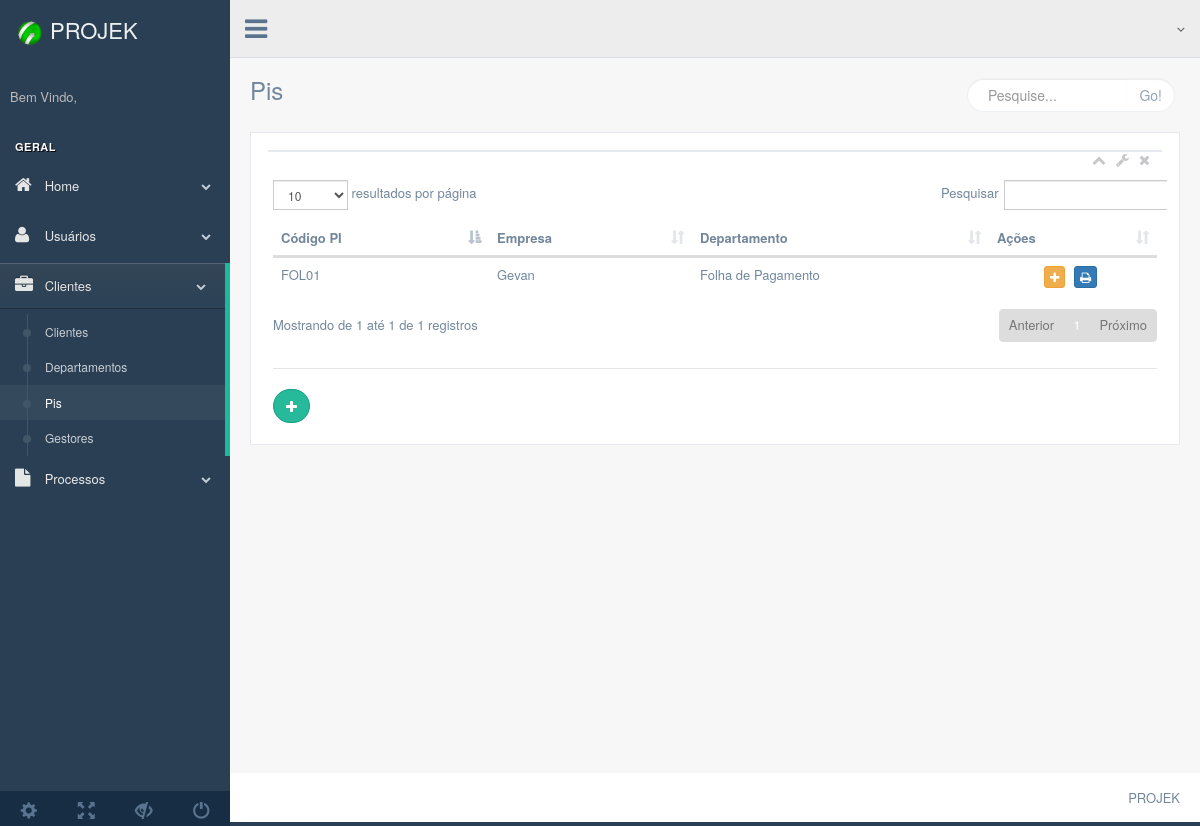
Page /production/php/clientes/pis.php on the earlier database version.
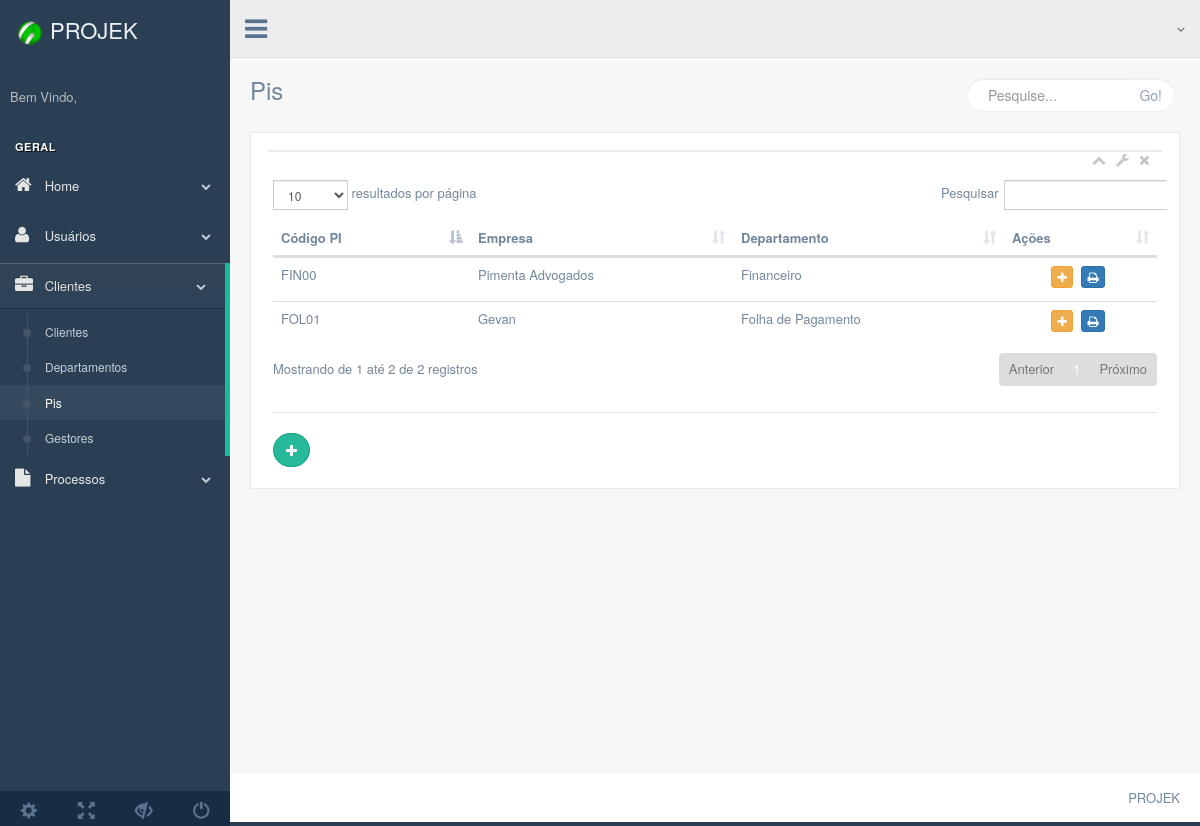
Same page on the later database version.
### tables this page shows
CREATE TABLE `pis` (
  `id_departamento` int(11) DEFAULT NULL,
  `cod_pi` varchar(20) NOT NULL,
  `data_revisado` varchar(255) DEFAULT NULL,
  `id_consultor` int(11) DEFAULT NULL,
  `id_gestor_pi` int(11) DEFAULT NULL
);

CREATE TABLE `clientes` (
  `id_cliente` int(11) NOT NULL,
  `nome` varchar(255) DEFAULT NULL
);

CREATE TABLE `departamentos` (
  `id_departamento` int(11) NOT NULL,
  `id_cliente` int(11) DEFAULT NULL,
  `nome` varchar(255) DEFAULT NULL
);

### production/php/bancos/banco-pis.php (called while the page is built, shortened)
<?php
function listaPis($conexao){
  $clientes = array();
    $query = "select  * from pis";
    $resultado = mysqli_query($conexao, $query);
    while ($cliente = mysqli_fetch_assoc($resultado)) {
      array_push($clientes, $cliente);
    }
    return $clientes;
}

### production/php/bancos/banco-departamento.php (called while the page is built, shortened)
<?php
function  buscaDepartamento($conexao , $id_departamento){
    $query = "select  * from departamentos where id_departamento = $id_departamento";
    $resultado = mysqli_query($conexao, $query);
    $departamento = mysqli_fetch_assoc($resultado);
    return $departamento;
}
?>

### production/php/bancos/banco-cliente.php (called while the page is built, shortened)
<?php
function  buscaCliente($conexao , $id_cliente){
    $query = "select  * from clientes where id_cliente = $id_cliente";
    $resultado = mysqli_query($conexao, $query);
    $cliente = mysqli_fetch_assoc($resultado);
    return $cliente;
}

### production/php/clientes/pis.php (the view, shortened to what the changed rows need)
<?php include "../bancos/conecta.php";?>
<?php include "../bancos/banco-cliente.php";?>
<?php include "../bancos/banco-departamento.php";?>
<?php include "../bancos/banco-pis.php";?>
<?php
  $pis = listaPis($conexao);
?>
<!DOCTYPE html>
<html lang="en">
  <head>
    <link href="../../../vendors/bootstrap/dist/css/bootstrap.min.css" rel="stylesheet">
    <link href="../../../vendors/font-awesome/css/font-awesome.min.css" rel="stylesheet">
    <link href="../../../vendors/nprogress/nprogress.css" rel="stylesheet">
    <link href="../../../vendors/iCheck/skins/flat/green.css" rel="stylesheet">
    <link href="../../../vendors/datatables.net-bs/css/dataTables.bootstrap.min.css" rel="stylesheet">
    <link href="../../../vendors/datatables.net-buttons-bs/css/buttons.bootstrap.min.css" rel="stylesheet">
    <link href="../../../vendors/datatables.net-fixedheader-bs/css/fixedHeader.bootstrap.min.css" rel="stylesheet">
    <link href="../../../vendors/datatables.net-responsive-bs/css/responsive.bootstrap.min.css" rel="stylesheet">
    <link href="../../../vendors/datatables.net-scroller-bs/css/scroller.bootstrap.min.css" rel="stylesheet">
    <link rel="stylesheet" type="text/css" href="../../../vendors/bootstrap-notify-3.1.3/dist/bootstrap-notify.js">
    <link href="../../../build/css/custom.min.css" rel="stylesheet">
  </head>
  <body class="nav-md">
    <div class="container body">
      <div class="main_container">
        <div class="right_col" role="main">
          <div class="">
            <div class="row">
              <div class="col-md-12 col-sm-12 col-xs-12">
                <div class="x_panel">
                  <div class="x_content">
                    <div class="row">
                      <div class="col-md-12 col-sm-12 col-xs-12">
                        <table id="tabela" class="table table-hover">
                          <thead>
                            <tr>
                              <th>Código PI</th>
                              <th>Empresa</th>
                              <th>Departamento</th>
                              <th>Ações</th>
                            </tr>
                          </thead>
                          <tbody>
                            <?php
                              foreach ($pis as  $pi) {
                                $departamento = buscaDepartamento($conexao, $pi['id_departamento']);
                                $cliente = buscaCliente($conexao, $departamento['id_cliente']);
                            ?>
                            <tr>
                              <td><?=$pi['cod_pi']?></td>
                              <td><?=$cliente['nome']?></td>
                              <td><?=$departamento['nome']?></td>
                              <td align="center">
                                <a href="../forms/form-macroprocesso.php?cod_pi=<?=$pi['cod_pi']?>"><button class="btn btn-warning btn-xs"><i class="fa fa-plus"></i></button></a>
                                <a href="../imprime/imprime-pi.php?cod_pi=<?=$pi['cod_pi']?>"><button class="btn btn-primary btn-xs"><i class="fa fa-print"></i></button></a>
                              </td>
                            </tr>
                            <?php
                              }
                            ?>
                          </tbody>
                        </table>
                        <div class="ln_solid"></div>
                          <a class="btn btn-success btn-round" style="" href="../forms/form-cliente.php?"><i class="fa fa-plus"></i></a>
                        </div>
                      </div>
                    </div>
                  </div>
                </div>
              </div>
            </div>
          </div>
        </div>
      </div>
  </body>
</html>

Differences in the rows shown:
added pis: cod_pi "FIN00", clientes.nome "Pimenta Advogados", id_departamento.nome "Financeiro"
Other differences:
text written by a page script: "resultados por página Pesquisar Mostrando de 1 até 1 de 1 registros Anterior 1 Próximo" → "resultados por página Pesquisar Mostrando de 1 até 2 de 2 registros Anterior 1 Próximo"
